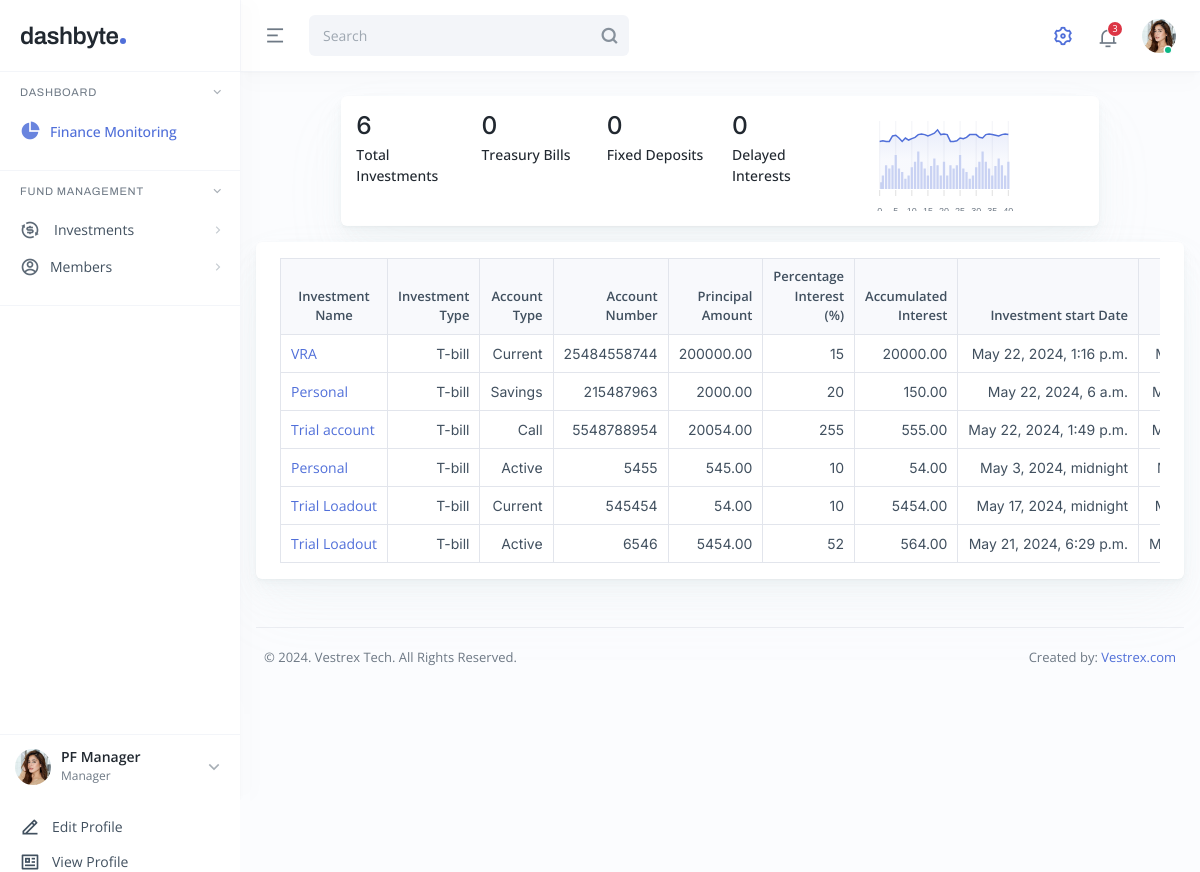
Page /fund/investmentList/ on the earlier database version.
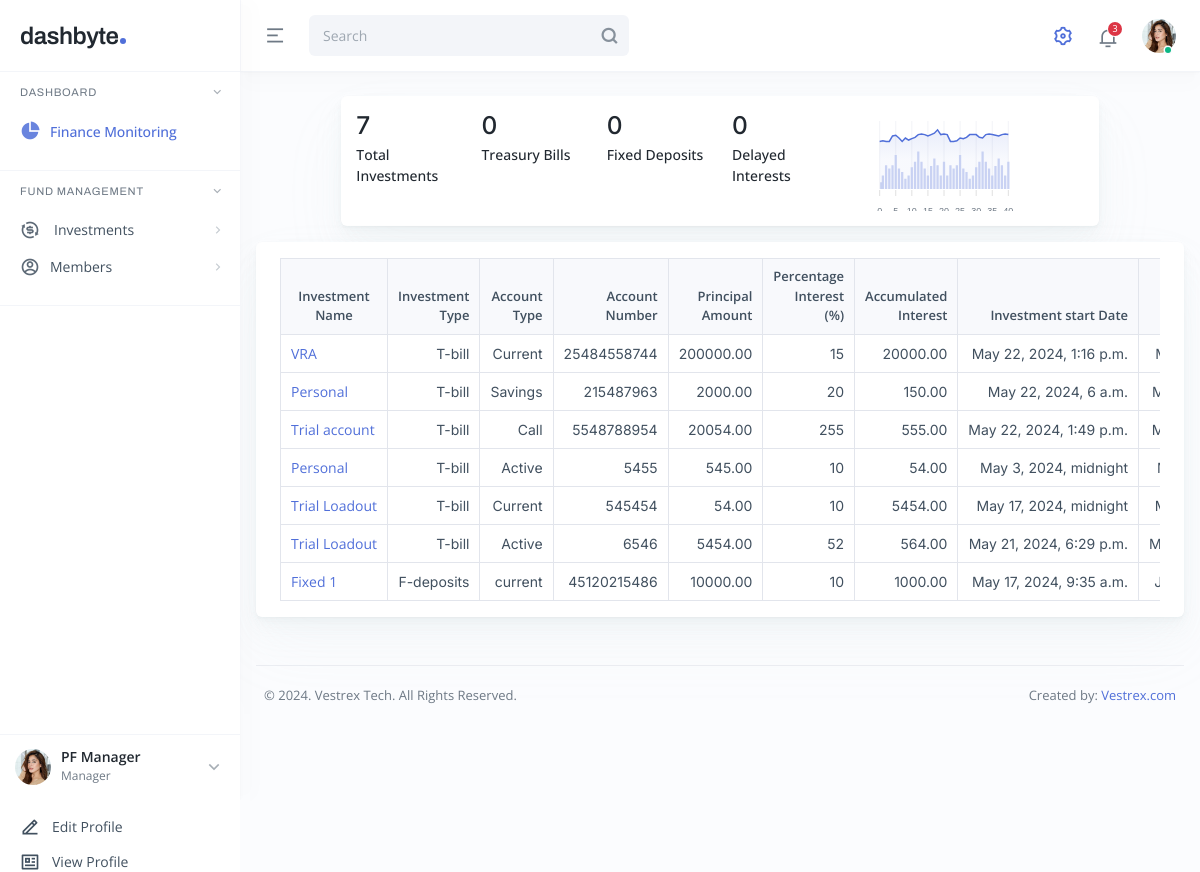
Same page on the later database version.
### Fund/models.py (models this page shows, shortened)
class InvestmentDetail(models.Model):
    investment_type = models.CharField(max_length=50)
    account_type = models.CharField(max_length=50)
    account_name = models.CharField(max_length=50)
    account_number = models.IntegerField(unique=True)
    principal_amount = models.DecimalField(decimal_places=2, max_digits=10)
    interest_percentage = models.IntegerField()
    interest_amount = models.DecimalField(decimal_places=2, max_digits=10)
    interest_start_date = models.DateTimeField()
    interest_end_date = models.DateTimeField()
    created_date = models.DateTimeField(auto_now_add=True)
    updated_date = models.DateTimeField(auto_now=True)

### Fund/views.py (the view)
# urls.py: path('investmentList/', views.InvestmentListView.as_view(), name='investment_list'),
class InvestmentListView(ListView):
    context_object_name = 'investment_list'
    model = InvestmentDetail
    template_name = 'dashboard/investment_list.html'
    def get_context_data(self, **kwargs):
        context = super().get_context_data(**kwargs)
        queryset = self.get_queryset()
        context['investment_count']= queryset.count()
        context['T_bills_count'] = queryset.filter(investment_type='T-bills').count()
        context['F_deposit_count'] = queryset.filter(investment_type='F-deposit').count()
        context['D_interest_count'] = queryset.filter(investment_type='D-interest').count()
        return context

### Fund/templates/dashboard/investment_list.html (shortened to what this page needs)
{% extends 'dashboard/base.html' %}
{% block content %}
<div class="main main-app p-3 p-lg-4">
    <div class="row g-3 justify-content-center">
        <div class="col-md-12 col-xl-10">
          <div class="card card-one">
            <div class="card-body">
              <div class="row">
                <div class="col-2">
                  <h3 class="card-value mb-1">{{ investment_count }}</h3>
                  <label class="card-title fw-medium text-dark mb-1">Total Investments</label>
                </div>
                <div class="col-2">
                  <h3 class="card-value mb-1">{{ T_bills_count }}</h3>
                  <label class="card-title fw-medium text-dark mb-1">Treasury Bills</label>
                </div>
                <div class="col-2">
                  <h3 class="card-value mb-1">{{ F_deposit_count }}</h3>
                  <label class="card-title fw-medium text-dark mb-1">Fixed Deposits</label>
                </div>
                <div class="col-2">
                  <h3 class="card-value mb-1">{{ D_interest_count }}</h3>
                  <label class="card-title fw-medium text-dark mb-1">Delayed Interests</label>
                </div>
                <div class="col-3">
                  <div id="apexChart2"></div>
                </div>
              </div>
            </div>
          </div>
    </div>
  <div class="card card-one mt-3">
    <div class="card-body p-3">
      <div class="table-responsive">
        <table class="table table-four table-bordered">
          <thead>
            <tr>
              <th>Investment Name</th>
              <th>Investment Type</th>
              <th>Account Type</th>
              <th>Account Number</th>
              <th>Principal Amount</th>
              <th>Percentage Interest (%)</th>
              <th>Accumulated Interest</th>
              <th>Investment start Date</th>
              <th>Investment end Date</th>
            </tr>
          </thead>
          <tbody>
            {% for investment in investment_list %}
            <tr>
              <td><a href="{% url 'investment_detail' investment.pk %}">{{ investment.account_name }}</a></td>
              <td>{{ investment.investment_type }}</td>
              <td>{{ investment.account_type }}</td>
              <td>{{ investment.account_number }}</td>
              <td>{{ investment.principal_amount }}</td>
              <td>{{ investment.interest_percentage }}</td>
              <td>{{ investment.interest_amount }}</td>
              <td>{{ investment.interest_start_date }}</td>
              <td>{{ investment.interest_end_date }}</td>
            {% endfor %}
          </tbody>
        </table>
      </div>
    </div>
  </div>
{% endblock %}

### Fund/templates/dashboard/base.html (shortened to what this page needs)
{% load static %}
<!DOCTYPE html>
<html lang="en">
<head>
    <link rel="stylesheet" href="{% static 'lib/remixicon/fonts/remixicon.css' %}">
    <link rel="stylesheet" href="{% static '/lib/apexcharts/apexcharts.css' %}">
    <link rel="stylesheet" href="{% static 'assets/css/style.min.css' %}">
  </head>
  <body>
    <div class="sidebar">
      <div class="sidebar-header">
        <a href="../index.html" class="sidebar-logo">dashbyte</a>
      </div>
      <div id="sidebarMenu" class="sidebar-body">
        <div class="nav-group show">
          <a href="#" class="nav-label">Dashboard</a>
          <ul class="nav nav-sidebar">
            <li class="nav-item">
              <a href="{% url 'finance_page' %}" class="nav-link active"><i class="ri-pie-chart-2-fill"></i> <span>Finance Monitoring</span></a>
            </li>
        </div>
        <div class="nav-group show">
          <a href="#" class="nav-label">Fund Management</a>
          <ul class="nav nav-sidebar">
            <li class="nav-item">
              <a href="#" class="nav-link has-sub"><i class="ri-exchange-dollar-line fs-32 lh-1 me-3"></i> <span>Investments</span></a>
            </li>
            <li class="nav-item">
              <a href="#" class="nav-link has-sub"><i class="ri-account-circle-line"></i> <span>Members</span></a>
            </li>
          </ul>
        </div>
      </div>
      <div class="sidebar-footer">
        <div class="sidebar-footer-top">
          <div class="sidebar-footer-thumb">
            <img src="../assets/img/img1.jpg" alt="">
          </div>
          <div class="sidebar-footer-body">
            <h6><a href="../pages/profile.html">PF Manager</a></h6>
            <p>Manager</p>
          </div>
          <a id="sidebarFooterMenu" href="#" class="dropdown-link"><i class="ri-arrow-down-s-line"></i></a>
        </div>
        <div class="sidebar-footer-menu">
          <nav class="nav">
            <a href="#"><i class="ri-edit-2-line"></i> Edit Profile</a>
            <a href="#"><i class="ri-profile-line"></i> View Profile</a>
          </nav>
        </div>
      </div>
    </div>
    <div class="header-main px-3 px-lg-4">
      <a id="menuSidebar" href="#" class="menu-link me-3 me-lg-4"><i class="ri-menu-2-fill"></i></a>
      <div class="form-search me-auto">
        <input type="text" class="form-control" placeholder="Search">
        <i class="ri-search-line"></i>
      </div>
      <div class="dropdown dropdown-skin">
        <a href="#" class="dropdown-link" data-bs-toggle="dropdown" data-bs-auto-close="outside"><i class="ri-settings-3-line"></i></a>
      </div>
      <div class="dropdown dropdown-notification ms-3 ms-xl-4">
        <a href="#" class="dropdown-link" data-bs-toggle="dropdown" data-bs-auto-close="outside"><small>3</small><i class="ri-notification-3-line"></i></a>
      </div>
      <div class="dropdown dropdown-profile ms-3 ms-xl-4">
          <a href="#" class="dropdown-link" data-bs-toggle="dropdown" data-bs-auto-close="outside"><div class="avatar online"><img src="../assets/img/img1.jpg" alt=""></div></a>
      </div>
    </div>
    {% block content %}
    {% endblock %}
    <div class="main-footer mt-5">
        <span>&copy; 2024. Vestrex Tech. All Rights Reserved.</span>
        <span>Created by: <a href="http://vestrex.com/" target="_blank">Vestrex.com</a></span>
      </div>
    </div>
  </body>
</html>

Differences in the rows shown:
added InvestmentDetail: account_name "Fixed 1", investment_type "F-deposits", account_type "current", account_number "45120215486", principal_amount "10000.00", interest_percentage "10", interest_amount "1000.00", interest_start_date "May 17, 2024, 9:35 a.m."
Other differences:
{{ investment_count }}: "6" → "7"
